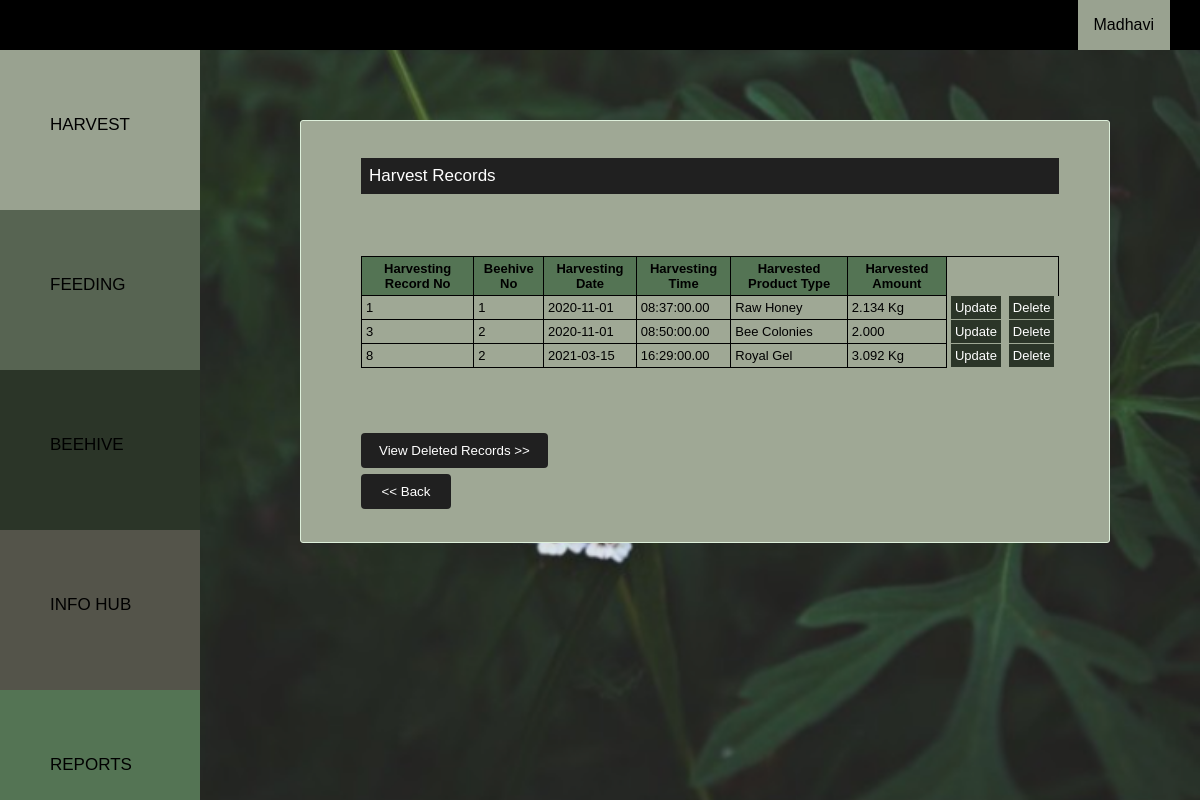
Screenshot of /src/php/bk_viewharvest.php (signed in) with the database file from the repository.
### tables this page shows
CREATE TABLE `harvest` (
  `HarvestRecNo` int(10) NOT NULL,
  `userID` int(10) NOT NULL,
  `beehiveno` int(10) NOT NULL,
  `date` timestamp NOT NULL DEFAULT current_timestamp(),
  `hdate` date NOT NULL,
  `htime` time(2) NOT NULL,
  `producttype` varchar(50) NOT NULL,
  `amount` decimal(20,3) NOT NULL,
  `unit` varchar(5) NOT NULL,
  `is_deleted` tinyint(1) NOT NULL DEFAULT 0
);

### src/php/bk_viewharvest.php (the view, shortened to what this page needs)
<html>
	<head>
      <link rel="stylesheet" type="text/CSS" href="../../public/css/bk_style.css">
      <link rel="stylesheet" type="text/CSS" href="../../public/css/bk_catstyle.css">
	</head>
	<body>
<?php include('bk_navbar.php');
        include('bk_sidenavbar.php');?>
<div class="main">
<div class="bhivecontainer">
<p>Harvest Records</p>
<br/> </br><br />
	<center>
     <table >
                <tr style="background-color:#547454">
                <th>Harvesting Record No</th>
                <th>Beehive No</th>
                <th>Harvesting Date</th>
                <th>Harvesting Time</th>
                <th>Harvested Product Type</th>
                <th>Harvested Amount</th>
                </tr>
            <?php
$sql = "SELECT HarvestRecNo,beehiveno,hdate,htime,producttype,amount,unit FROM harvest where userID='".$_SESSION['userid']."' and is_deleted=0";
mysqli_query($connection, $sql);
$result = mysqli_query($connection,$sql);
		while($row=mysqli_fetch_assoc($result)){
            echo '<tr >';
            echo '<td>';
            echo $row['HarvestRecNo'];
            echo '</td>';
            echo '<td>';
        echo $row['beehiveno'];
        echo '</td>';
                echo '<td>';
        echo $row['hdate'];
        echo '</td>';
        echo '<td>';
        echo $row['htime'];
        echo '</td>';
        echo '<td>';
        echo $row['producttype'];
        echo '</td>';
        echo '<td>';
        echo $row['amount']." ".$row['unit'];
        echo '</td>';
        echo "<td style='border-style:hidden; border-left:1px solid black'><a href ='bk_updateharvest.php?HarvestRecNo=".$row['HarvestRecNo']."' style='background-color: #2b3528; color: white; text-decoration: none; padding:4px'> Update </a> </td>" ;
		echo "<td style='border-style:hidden'><a href ='bk_deleteharvest.php?HarvestRecNo=".$row['HarvestRecNo']." ' style='background-color: #2b3528; color: white; text-decoration: none; padding:4px'> Delete </a> </td>" ;
        echo '</tr>';
		}?>
     </table></center>
     <br/>
        <br/>
        <br/>
        <form  action="bk_viewdelharvest.php" method="post" >
        <div class="row"><div class="c1" style="width:849px">
        <input type="submit" value="View Deleted Records >>" name="back" >
        </div>
        </form>
     <form  action="bk_harvest.php" method="post" >
        <div class="c2">
        <input type="submit" value="<< Back" name="back" style="width:90px" >
        </div></div>
</div>
<br />
<br />
	</body>
</html>

### public/css/bk_style.css (style rules this page uses)
body { margin: 0; font-family: Arial, Helvetica, sans-serif; }
a { text-decoration:none; }
.bhivecontainer { background-color: #9fa895; padding: 20px 50px 20px 60px; border: 1px solid rgb(222, 240, 219); border-radius: 3px; font-size: 13.5px; }
.bhivecontainer p { font-size: 17px; color: white; text-align: left; padding: 8px; background-color:#202020; }
.c1 { float: left; width: 815px; margin-top: 6px; }
.c2 { float: left; width: 185px; margin-top: 6px; }
.row:after { content: ""; display: table; clear: both; }
input[type=submit] { background-color: #202020; color: white; padding: 10px 18px; border: none; border-radius: 4px; cursor: pointer; float: left; }
table, td , tr, th { border: 1px solid black; border-collapse: collapse; font-size: 13px; table-layout: fixed; padding:4px; }

### public/css/bk_catstyle.css (style rules this page uses)
body { margin: 0; font-family: Arial; background-position: center; background-repeat: no-repeat; background-size: cover; background-attachment: fixed; background-image: url(../img/21.png); }
.main { margin-left: 300px; margin-right: 90px; margin-bottom: 50px; margin-top: 120px; }
* { box-sizing: border-box; }

### rows the page displays
harvest: HarvestRecNo "1", beehiveno "1", hdate "2020-11-01", htime "08:37:00.00", producttype "Raw Honey", amount "2.134", unit "Kg"
harvest: HarvestRecNo "3", beehiveno "2", hdate "2020-11-01", htime "08:50:00.00", producttype "Bee Colonies", amount "2.000"
harvest: HarvestRecNo "8", beehiveno "2", hdate "2021-03-15", htime "16:29:00.00", producttype "Royal Gel", amount "3.092", unit "Kg"

### other values shown
$_SESSION['username'] "Madhavi"
